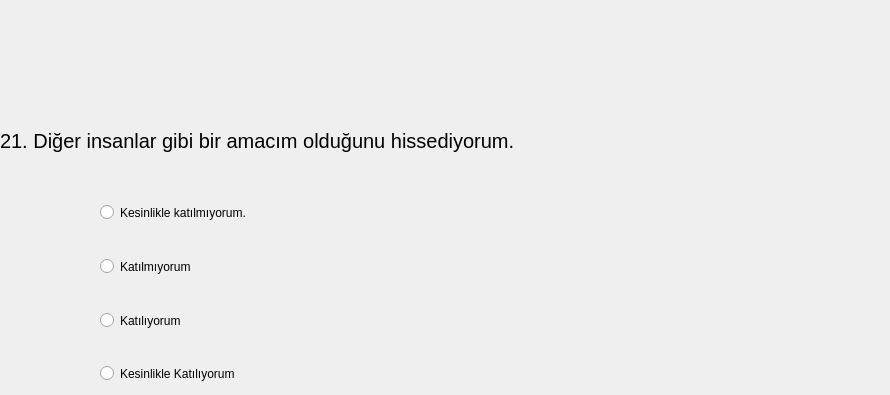
   <widget class="QWidget" name="tab_21">
    <attribute name="title">
     <string>Page</string>
    </attribute>
    <widget class="QLabel" name="label_Q17">
     <property name="geometry">
      <rect>
       <x>0</x>
       <y>100</y>
       <width>881</width>
       <height>81</height>
      </rect>
     </property>
     <property name="font">
      <font>
       <pointsize>15</pointsize>
      </font>
     </property>
     <property name="text">
      <string>21. Diğer insanlar gibi bir amacım olduğunu hissediyorum.</string>
     </property>
    </widget>
    <widget class="QRadioButton" name="A2_radioButton_Q17">
     <property name="geometry">
      <rect>
       <x>100</x>
       <y>254</y>
       <width>120</width>
       <height>25</height>
      </rect>
     </property>
     <property name="text">
      <string>Katılmıyorum</string>
     </property>
    </widget>
    <widget class="QRadioButton" name="A1_radioButton_Q17">
     <property name="geometry">
      <rect>
       <x>100</x>
       <y>200</y>
       <width>197</width>
       <height>25</height>
      </rect>
     </property>
     <property name="text">
      <string>Kesinlikle katılmıyorum.</string>
     </property>
    </widget>
    <widget class="QRadioButton" name="A3_radioButton_Q17">
     <property name="geometry">
      <rect>
       <x>100</x>
       <y>308</y>
       <width>106</width>
       <height>25</height>
      </rect>
     </property>
     <property name="text">
      <string>Katılıyorum</string>
     </property>
    </widget>
    <widget class="QRadioButton" name="A4_radioButton_Q17">
     <property name="geometry">
      <rect>
       <x>100</x>
       <y>361</y>
       <width>180</width>
       <height>25</height>
      </rect>
     </property>
     <property name="text">
      <string>Kesinlikle Katılıyorum</string>
     </property>
    </widget>
   </widget>
